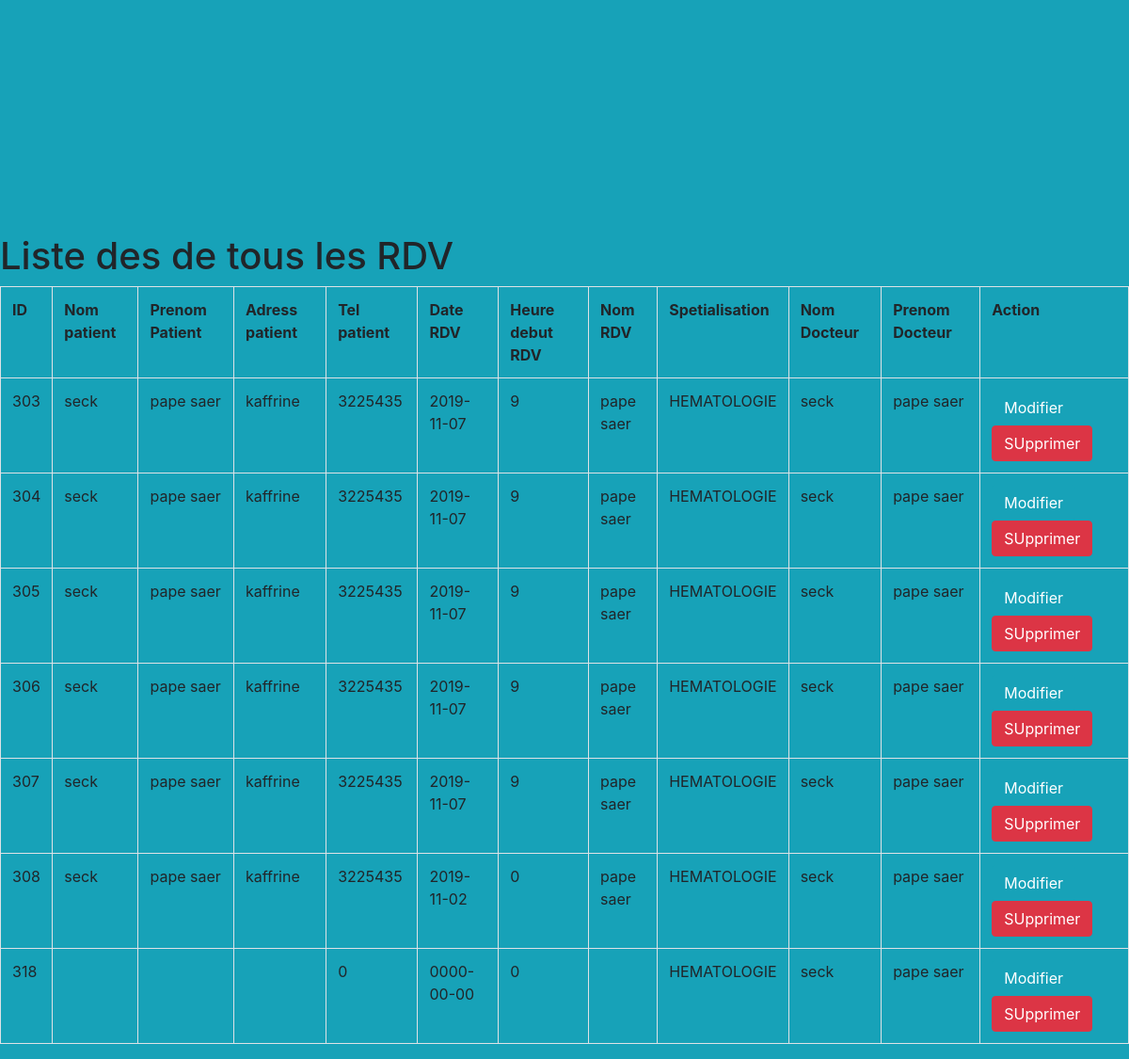
The page /view/listertRDV.php (signed in) on the database its author committed.
### tables this page shows
CREATE TABLE `V_RDV_Patients_Inscrits` (
  `Nom_inscrit` varchar(50) NOT NULL,
  `prenom_inscrit` varchar(50) NOT NULL,
  `Domaine` varchar(50) NOT NULL,
  `Nom_Patient` varchar(50) NOT NULL,
  `Prenom_patient` varchar(50) NOT NULL,
  `Tel_patient` int(11) NOT NULL,
  `Adress_patient` varchar(50) NOT NULL,
  `Date_RDV` date NOT NULL,
  `Heured_RDV` int(11) NOT NULL,
  `Nom_RDV` varchar(50) NOT NULL,
  `id` int(11) NOT NULL,
  `Statut` varchar(50) NOT NULL,
  `Logine` varchar(50) NOT NULL,
  `Mot_pass` varchar(50) NOT NULL,
  `Date_indispo` date NOT NULL,
  `Heure_indispo` time NOT NULL
);

### view/listertRDV.php (the view, shortened to what this page needs)
<?php
 $pdo = new PDO
 (
     'mysql:host=localhost;dbname=Hopital1;charset=UTF8',
     'root',
     'papepol1',
     [
         PDO::ATTR_ERRMODE => PDO::ERRMODE_EXCEPTION,
         PDO::ATTR_DEFAULT_FETCH_MODE => PDO::FETCH_ASSOC
     ]
 );
$sql="SELECT * FROM V_RDV_Patients_Inscrits WHERE id=id and Domaine='HEMATOLOGIE'";
$query = $pdo->prepare($sql);
$query->execute();
$V_RDV_Patients_Inscrits = $query->fetchAll(PDO::FETCH_OBJ);
?>
<!doctype html>
<html lang="en">
  <head>
    <link rel="stylesheet" href="https://stackpath.bootstrapcdn.com/bootstrap/4.3.1/css/bootstrap.min.css">
  </head>
  <?php
  require_once 'header1.php';
  ?><br><br><br><br><br><br><br><br>
<body class="bg-info">
                    <h1><CAPTION> Liste des de tous les RDV </CAPTION></h1>
                    <div>
                              <table class="table table-bordered">
                                   <tr>
                                        <th>ID</th>
                                       <th>Nom patient</th>
                                       <th>Prenom Patient</th>
                                       <th>Adress patient</th>
                                       <th>Tel patient </th>
                                       <th>Date RDV</th>
                                       <th>Heure debut RDV</th>
                                       <th>Nom RDV </th>
                                       <th>Spetialisation</th>
                                       <th>Nom Docteur</th>
                                       <th>Prenom Docteur </th>
                                       <th>Action</th>
                                   </tr>
                     <?php foreach($V_RDV_Patients_Inscrits  as $RDV):  ?>
                        <tr>
                            <td><?= $RDV->id; ?></td>
                            <td><?= $RDV->Nom_Patient; ?></td>
                            <td><?= $RDV->Prenom_patient; ?></td>
                            <td><?= $RDV->Adress_patient; ?></td>
                            <td><?= $RDV->Tel_patient; ?></td>
                            <td><?= $RDV->Date_RDV; ?></td>
                            <td><?= $RDV->Heured_RDV; ?></td>
                            <td><?= $RDV->Nom_RDV; ?></td>
                            <td><?= $RDV->Domaine; ?></td>
                            <td><?= $RDV->Nom_inscrit; ?></td>
                            <td><?= $RDV->prenom_inscrit; ?></td>
                            <td><a onclick="return confirm('Voulez vous vraiment modifier?')" href="modification.php?id=<?=$RDV->id;?>" class="btn btn-info">Modifier</a>
                            <a onclick="return confirm('Voulez vous vraiment supprimer?')" href="sup.php?id=<?=$RDV->id;?>" class="btn btn-danger">SUpprimer</a>
                            </td>
                        </tr>
                    <?php endforeach;  ?>
                              </table>
  </body>
</html>

### rows shown on the page
v_rdv_patients_inscrits: id "303", Nom_Patient "seck", Prenom_patient "pape saer", Adress_patient "kaffrine", Tel_patient "3225435", Date_RDV "2019-11-07", Heured_RDV "9", Nom_RDV "pape saer", Domaine "HEMATOLOGIE", Nom_inscrit "seck", prenom_inscrit "pape saer"
v_rdv_patients_inscrits: id "304", Nom_Patient "seck", Prenom_patient "pape saer", Adress_patient "kaffrine", Tel_patient "3225435", Date_RDV "2019-11-07", Heured_RDV "9", Nom_RDV "pape saer", Domaine "HEMATOLOGIE", Nom_inscrit "seck", prenom_inscrit "pape saer"
v_rdv_patients_inscrits: id "305", Nom_Patient "seck", Prenom_patient "pape saer", Adress_patient "kaffrine", Tel_patient "3225435", Date_RDV "2019-11-07", Heured_RDV "9", Nom_RDV "pape saer", Domaine "HEMATOLOGIE", Nom_inscrit "seck", prenom_inscrit "pape saer"
v_rdv_patients_inscrits: id "306", Nom_Patient "seck", Prenom_patient "pape saer", Adress_patient "kaffrine", Tel_patient "3225435", Date_RDV "2019-11-07", Heured_RDV "9", Nom_RDV "pape saer", Domaine "HEMATOLOGIE", Nom_inscrit "seck", prenom_inscrit "pape saer"
v_rdv_patients_inscrits: id "307", Nom_Patient "seck", Prenom_patient "pape saer", Adress_patient "kaffrine", Tel_patient "3225435", Date_RDV "2019-11-07", Heured_RDV "9", Nom_RDV "pape saer", Domaine "HEMATOLOGIE", Nom_inscrit "seck", prenom_inscrit "pape saer"
v_rdv_patients_inscrits: id "308", Nom_Patient "seck", Prenom_patient "pape saer", Adress_patient "kaffrine", Tel_patient "3225435", Date_RDV "2019-11-02", Heured_RDV "0", Nom_RDV "pape saer", Domaine "HEMATOLOGIE", Nom_inscrit "seck", prenom_inscrit "pape saer"
v_rdv_patients_inscrits: id "318", Tel_patient "0", Date_RDV "0000-00-00", Heured_RDV "0", Domaine "HEMATOLOGIE", Nom_inscrit "seck", prenom_inscrit "pape saer"
